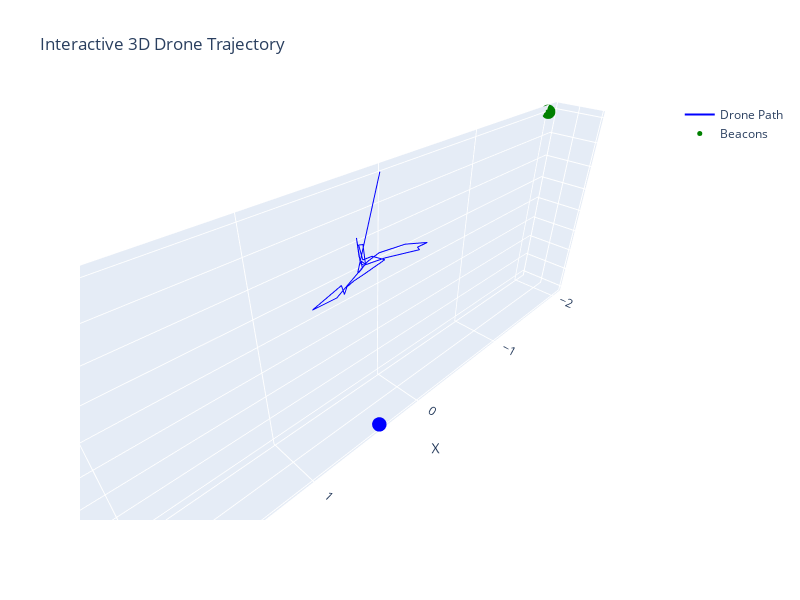

This figure's notebook cell:
### Code cell
import plotly.graph_objects as go
import numpy as np

# Create plot
fig = go.Figure()

fig.add_trace(go.Scatter3d(
    x=Trilater_drone_path[:,0], y=Trilater_drone_path[:,1], z=Trilater_drone_path[:,2],
    mode='lines',
    name='Drone Path',
    line=dict(color='blue')
))
beacons=np.array([P1,P2,P3])
fig.add_trace(go.Scatter3d(
    x=beacons[:,0], y=beacons[:,1], z=beacons[:,2],
    mode='markers',
    name='Beacons',
    marker=dict(size=5, color=['green','red','blue'])
))

fig.update_layout(
    scene=dict(xaxis_title='X', yaxis_title='Y', zaxis_title='Z', aspectmode='data'),
    title='Interactive 3D Drone Trajectory',
    width=800,
    height=600,

)

fig.show()
